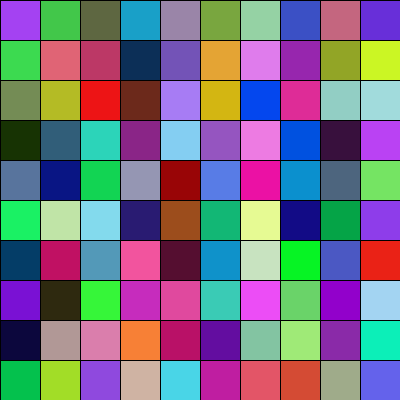
Frame 1 (no input)
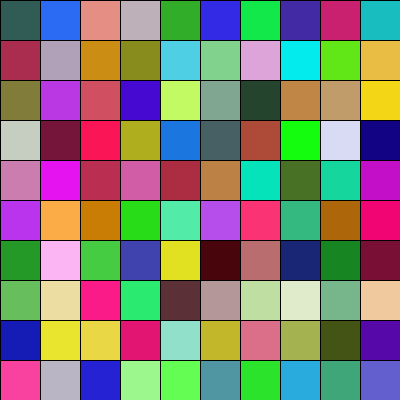
Frame 60 (the mouse pressed at the canvas centre just before this capture)
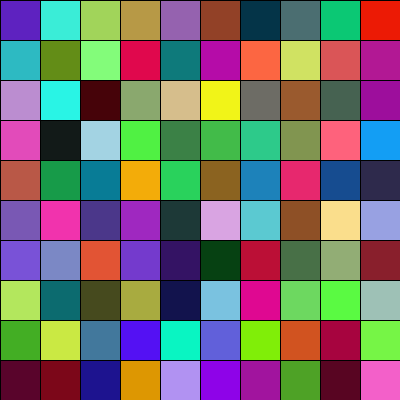
Frame 120 (the mouse held since frame 60 and released just before this capture)

The Processing sketch that drew these frames (run headless with seeded random() and noise(); from frame 60 on, the mouse is pressed at the canvas centre):

// Processing sketch: Assignment_2
// ── Assignment_2.pde
void setup() {
  size(400, 400);
  background(0);
}

void draw() {
  for (int x = 0; x < width/40; x = x + 1) {
  for (int y=0; y < height/40; y = y + 1) {
      fill(random(255), random(255), random(255));
      rect(x * 40, y * 40, 40, 40);
    }
  }
  delay(100);
}
